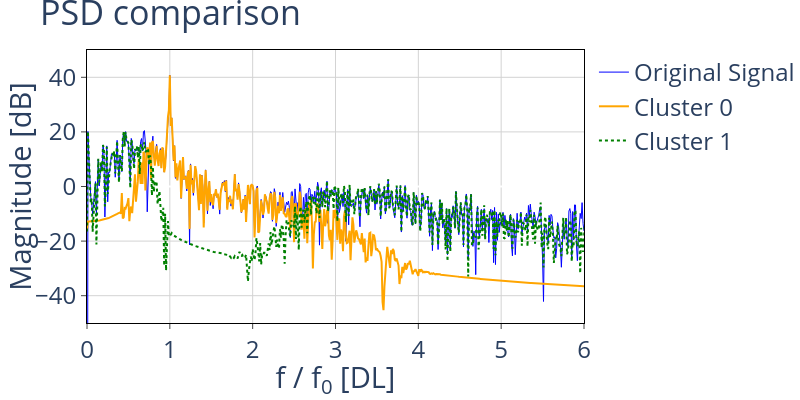
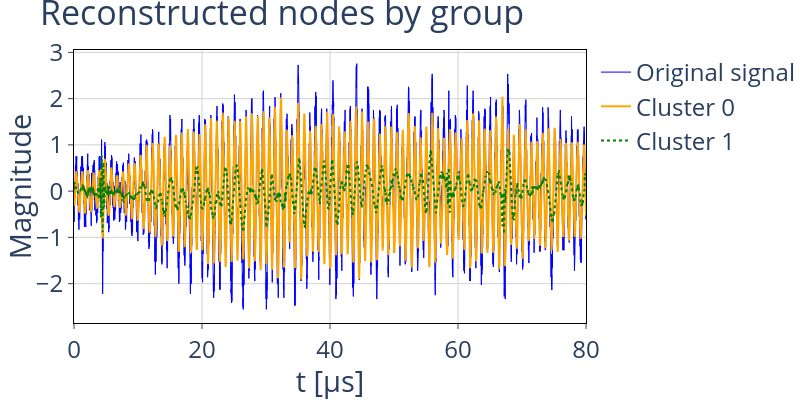

The notebook cell these images were saved under, in order:
### Code cell
# In the plot_fft_by_group functin below, set clusters to None to plot all of them, otherwise, plot a list of int

fft_lim = 6  # this is the upper limit for plotting the spectrum (fft/psd of emissions)

fig = plot.plot_fft_by_group(
    tr_obj, labels_sorted, sampling_rate,
    clusters=None,
    xlims=[0,fft_lim],
    ylims=[-50,50],
    fundamental_freq=frequency,
    freq_threshold=freq_threshold,
    fig_height=Fig_Height,
    fig_width=Fig_Width,
    plot_full_reconstruction=False,
)

fig = plot.plot_reconstructions_by_group(
    tr_obj, labels_sorted, t_plot, freq_threshold,
    fig_height=Fig_Height,
    fig_width=Fig_Width,
)

fig = plot.plot_centers(
    classifying_metrics,
    centers_sorted,
)

### Figure 1 — Plotly figure (JSON) as saved in the notebook; plotly's stock layout.template omitted (floating-point values rounded to 4 significant figures; data arrays with more than 128 entries replaced by an {"elided": "..."} marker saying what was removed)
{"data": [{"line": {"color": "blue", "dash": "solid", "width": 1}, "mode": "lines", "name": "Original Signal", "type": "scatter", "x": {"elided": "8000 float values"}, "y": {"elided": "8000 float values"}}, {"line": {"color": "orange", "dash": "solid", "width": 2}, "mode": "lines", "name": "Cluster 0", "type": "scatter", "x": {"elided": "8000 float values"}, "y": {"elided": "8000 float values"}}, {"line": {"color": "green", "dash": "dot", "width": 2}, "mode": "lines", "name": "Cluster 1", "type": "scatter", "x": {"elided": "8000 float values"}, "y": {"elided": "8000 float values"}}], "layout": {"font": {"size": 24}, "height": 400, "legend": {"font": {"size": 24}, "title": {"text": ""}, "traceorder": "normal"}, "margin": {"b": 0, "l": 0, "r": 0, "t": 50}, "plot_bgcolor": "white", "title": {"text": "PSD comparison"}, "width": 800, "xaxis": {"gridcolor": "lightgrey", "linecolor": "black", "mirror": true, "range": [0, 6], "showline": true, "tickfont": {"size": 24}, "ticks": "outside", "title": {"text": "f / f<sub>0</sub> [DL]"}}, "yaxis": {"gridcolor": "lightgrey", "linecolor": "black", "mirror": true, "range": [-50, 50], "showline": true, "tickfont": {"size": 24}, "ticks": "outside", "title": {"text": "Magnitude [dB]"}}}}

### Figure 2 — Plotly figure (JSON) as saved in the notebook; plotly's stock layout.template omitted (floating-point values rounded to 4 significant figures; data arrays with more than 128 entries replaced by an {"elided": "..."} marker saying what was removed)
{"data": [{"line": {"color": "blue", "dash": "solid", "width": 1}, "mode": "lines", "name": "Original signal", "type": "scatter", "x": {"elided": "16001 float values"}, "y": {"elided": "16001 float values"}}, {"line": {"color": "orange", "dash": "solid", "width": 2}, "mode": "lines", "name": "Cluster 0", "type": "scatter", "x": {"elided": "16001 float values"}, "y": {"elided": "16001 float values"}}, {"line": {"color": "green", "dash": "dot", "width": 2}, "mode": "lines", "name": "Cluster 1", "type": "scatter", "x": {"elided": "16001 float values"}, "y": {"elided": "16001 float values"}}], "layout": {"font": {"size": 24}, "height": 400, "legend": {"font": {"size": 24}, "title": {"text": ""}, "traceorder": "normal"}, "margin": {"b": 0, "l": 0, "r": 0, "t": 50}, "plot_bgcolor": "white", "title": {"text": "Reconstructed nodes by group"}, "width": 800, "xaxis": {"gridcolor": "lightgrey", "linecolor": "black", "mirror": true, "showline": true, "tickfont": {"size": 24}, "ticks": "outside", "title": {"text": "t [&mu;s]"}}, "yaxis": {"gridcolor": "lightgrey", "linecolor": "black", "mirror": true, "showline": true, "tickfont": {"size": 24}, "ticks": "outside", "title": {"text": "Magnitude"}}}}
